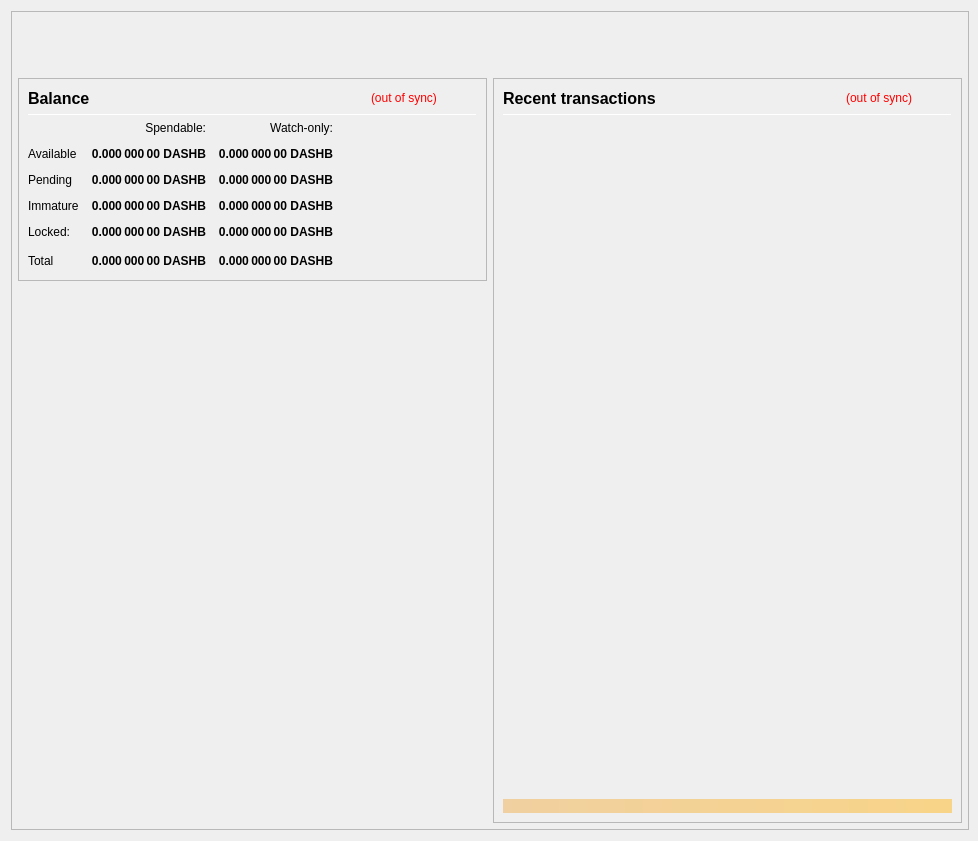
<?xml version="1.0" encoding="UTF-8"?>
<ui version="4.0">
 <class>OverviewPage</class>
 <widget class="QWidget" name="OverviewPage">
  <property name="geometry">
   <rect>
    <x>0</x>
    <y>0</y>
    <width>978</width>
    <height>841</height>
   </rect>
  </property>
  <property name="minimumSize">
   <size>
    <width>960</width>
    <height>682</height>
   </size>
  </property>
  <property name="font">
   <font>
    <weight>50</weight>
    <bold>false</bold>
   </font>
  </property>
  <property name="windowTitle">
   <string>Form</string>
  </property>
  <layout class="QVBoxLayout" name="topLayout" stretch="0">
   <property name="rightMargin">
    <number>9</number>
   </property>
   <item>
    <widget class="QFrame" name="frame_BG">
     <property name="minimumSize">
      <size>
       <width>850</width>
       <height>610</height>
      </size>
     </property>
     <property name="maximumSize">
      <size>
       <width>16777215</width>
       <height>16777215</height>
      </size>
     </property>
     <property name="frameShape">
      <enum>QFrame::StyledPanel</enum>
     </property>
     <property name="frameShadow">
      <enum>QFrame::Raised</enum>
     </property>
     <layout class="QVBoxLayout" name="verticalLayout_3" stretch="0">
      <property name="leftMargin">
       <number>0</number>
      </property>
      <property name="topMargin">
       <number>0</number>
      </property>
      <property name="rightMargin">
       <number>0</number>
      </property>
      <property name="bottomMargin">
       <number>6</number>
      </property>
      <item>
       <layout class="QVBoxLayout" name="verticalLayout_Master" stretch="0,1">
        <property name="leftMargin">
         <number>0</number>
        </property>
        <property name="topMargin">
         <number>0</number>
        </property>
        <property name="rightMargin">
         <number>0</number>
        </property>
        <property name="bottomMargin">
         <number>0</number>
        </property>
        <item>
         <widget class="QFrame" name="frame_Header">
          <layout class="QVBoxLayout" name="verticalLayout_Header" stretch="0">
           <property name="leftMargin">
            <number>0</number>
           </property>
           <property name="topMargin">
            <number>0</number>
           </property>
           <property name="rightMargin">
            <number>0</number>
           </property>
           <property name="bottomMargin">
            <number>0</number>
           </property>
           <item>
            <layout class="QHBoxLayout" name="horizontalLayout_Header" stretch="1,0">
             <property name="spacing">
              <number>6</number>
             </property>
             <item>
              <spacer name="horizontalSpacer_Header">
               <property name="orientation">
                <enum>Qt::Horizontal</enum>
               </property>
               <property name="sizeHint" stdset="0">
                <size>
                 <width>40</width>
                 <height>20</height>
                </size>
               </property>
              </spacer>
             </item>
             <item>
              <widget class="QLabel" name="labelOverviewHeaderRight">
               <property name="minimumSize">
                <size>
                 <width>464</width>
                 <height>60</height>
                </size>
               </property>
               <property name="maximumSize">
                <size>
                 <width>16777215</width>
                 <height>60</height>
                </size>
               </property>
               <property name="font">
                <font>
                 <pointsize>14</pointsize>
                </font>
               </property>
               <property name="text">
                <string/>
               </property>
               <property name="alignment">
                <set>Qt::AlignRight|Qt::AlignTrailing|Qt::AlignVCenter</set>
               </property>
              </widget>
             </item>
            </layout>
           </item>
          </layout>
         </widget>
        </item>
        <item>
         <widget class="QFrame" name="frame_Content">
          <layout class="QVBoxLayout" name="verticalLayout_Content">
           <property name="leftMargin">
            <number>6</number>
           </property>
           <property name="topMargin">
            <number>0</number>
           </property>
           <property name="rightMargin">
            <number>6</number>
           </property>
           <property name="bottomMargin">
            <number>0</number>
           </property>
           <item>
            <layout class="QHBoxLayout" name="horizontalLayout_Content" stretch="1,1">
             <property name="spacing">
              <number>6</number>
             </property>
             <item>
              <layout class="QVBoxLayout" name="verticalLayout_left" stretch="0,0">
               <item>
                <widget class="QFrame" name="frameBalances">
                 <property name="frameShape">
                  <enum>QFrame::StyledPanel</enum>
                 </property>
                 <property name="frameShadow">
                  <enum>QFrame::Raised</enum>
                 </property>
                 <layout class="QVBoxLayout" name="verticalLayout_4">
                  <item>
                   <layout class="QHBoxLayout" name="hlBalancesHeader" stretch="2,0,0">
                    <property name="spacing">
                     <number>6</number>
                    </property>
                    <item>
                     <widget class="QLabel" name="labelBalances">
                      <property name="minimumSize">
                       <size>
                        <width>0</width>
                        <height>0</height>
                       </size>
                      </property>
                      <property name="font">
                       <font>
                        <pointsize>12</pointsize>
                        <weight>75</weight>
                        <bold>true</bold>
                       </font>
                      </property>
                      <property name="text">
                       <string>Balance</string>
                      </property>
                     </widget>
                    </item>
                    <item>
                     <widget class="QLabel" name="labelWalletStatus">
                      <property name="cursor">
                       <cursorShape>WhatsThisCursor</cursorShape>
                      </property>
                      <property name="toolTip">
                       <string>The displayed information may be out of date. Your wallet automatically synchronizes with the Dash Black network after a connection is established, but this process has not completed yet.</string>
                      </property>
                      <property name="styleSheet">
                       <string notr="true">QLabel { color: red; }</string>
                      </property>
                      <property name="text">
                       <string notr="true">(out of sync)</string>
                      </property>
                      <property name="alignment">
                       <set>Qt::AlignLeading|Qt::AlignLeft|Qt::AlignVCenter</set>
                      </property>
                     </widget>
                    </item>
                    <item>
                     <spacer name="hsBalancesHeader">
                      <property name="orientation">
                       <enum>Qt::Horizontal</enum>
                      </property>
                      <property name="sizeHint" stdset="0">
                       <size>
                        <width>40</width>
                        <height>20</height>
                       </size>
                      </property>
                     </spacer>
                    </item>
                   </layout>
                  </item>
                  <item>
                   <widget class="Line" name="lineBalances">
                    <property name="minimumSize">
                     <size>
                      <width>0</width>
                      <height>1</height>
                     </size>
                    </property>
                    <property name="maximumSize">
                     <size>
                      <width>16777215</width>
                      <height>1</height>
                     </size>
                    </property>
                    <property name="orientation">
                     <enum>Qt::Horizontal</enum>
                    </property>
                   </widget>
                  </item>
                  <item>
                   <layout class="QGridLayout" name="gridLayout">
                    <property name="spacing">
                     <number>12</number>
                    </property>
                    <item row="0" column="1">
                     <widget class="QLabel" name="labelSpendable">
                      <property name="text">
                       <string>Spendable:</string>
                      </property>
                      <property name="alignment">
                       <set>Qt::AlignRight|Qt::AlignTrailing|Qt::AlignVCenter</set>
                      </property>
                     </widget>
                    </item>
                    <item row="0" column="2">
                     <widget class="QLabel" name="labelWatchonly">
                      <property name="text">
                       <string>Watch-only:</string>
                      </property>
                      <property name="alignment">
                       <set>Qt::AlignRight|Qt::AlignTrailing|Qt::AlignVCenter</set>
                      </property>
                     </widget>
                    </item>
                    <item row="1" column="0">
                     <widget class="QLabel" name="labelAvailableText">
                      <property name="text">
                       <string>Available</string>
                      </property>
                      <property name="textInteractionFlags">
                       <set>Qt::NoTextInteraction</set>
                      </property>
                     </widget>
                    </item>
                    <item row="1" column="1">
                     <widget class="QLabel" name="labelAvailable">
                      <property name="font">
                       <font>
                        <weight>75</weight>
                        <bold>true</bold>
                       </font>
                      </property>
                      <property name="cursor">
                       <cursorShape>ArrowCursor</cursorShape>
                      </property>
                      <property name="toolTip">
                       <string>Your current spendable balance</string>
                      </property>
                      <property name="text">
                       <string notr="true">0.000 000 00 DASHB</string>
                      </property>
                      <property name="alignment">
                       <set>Qt::AlignRight|Qt::AlignTrailing|Qt::AlignVCenter</set>
                      </property>
                      <property name="textInteractionFlags">
                       <set>Qt::NoTextInteraction</set>
                      </property>
                     </widget>
                    </item>
                    <item row="1" column="2">
                     <widget class="QLabel" name="labelWatchAvailable">
                      <property name="font">
                       <font>
                        <weight>75</weight>
                        <bold>true</bold>
                       </font>
                      </property>
                      <property name="cursor">
                       <cursorShape>ArrowCursor</cursorShape>
                      </property>
                      <property name="toolTip">
                       <string>Your current balance in watch-only addresses</string>
                      </property>
                      <property name="text">
                       <string notr="true">0.000 000 00 DASHB</string>
                      </property>
                      <property name="alignment">
                       <set>Qt::AlignRight|Qt::AlignTrailing|Qt::AlignVCenter</set>
                      </property>
                      <property name="textInteractionFlags">
                       <set>Qt::NoTextInteraction</set>
                      </property>
                     </widget>
                    </item>
                    <item row="2" column="0">
                     <widget class="QLabel" name="labelPendingText">
                      <property name="text">
                       <string>Pending</string>
                      </property>
                      <property name="textInteractionFlags">
                       <set>Qt::NoTextInteraction</set>
                      </property>
                     </widget>
                    </item>
                    <item row="2" column="1">
                     <widget class="QLabel" name="labelPending">
                      <property name="font">
                       <font>
                        <weight>75</weight>
                        <bold>true</bold>
                       </font>
                      </property>
                      <property name="cursor">
                       <cursorShape>ArrowCursor</cursorShape>
                      </property>
                      <property name="toolTip">
                       <string>Total of transactions that have yet to be confirmed, and do not yet count toward the spendable balance</string>
                      </property>
                      <property name="text">
                       <string notr="true">0.000 000 00 DASHB</string>
                      </property>
                      <property name="alignment">
                       <set>Qt::AlignRight|Qt::AlignTrailing|Qt::AlignVCenter</set>
                      </property>
                      <property name="textInteractionFlags">
                       <set>Qt::NoTextInteraction</set>
                      </property>
                     </widget>
                    </item>
                    <item row="2" column="2">
                     <widget class="QLabel" name="labelWatchPending">
                      <property name="font">
                       <font>
                        <weight>75</weight>
                        <bold>true</bold>
                       </font>
                      </property>
                      <property name="cursor">
                       <cursorShape>ArrowCursor</cursorShape>
                      </property>
                      <property name="toolTip">
                       <string>Unconfirmed transactions to watch-only addresses</string>
                      </property>
                      <property name="text">
                       <string notr="true">0.000 000 00 DASHB</string>
                      </property>
                      <property name="alignment">
                       <set>Qt::AlignRight|Qt::AlignTrailing|Qt::AlignVCenter</set>
                      </property>
                      <property name="textInteractionFlags">
                       <set>Qt::NoTextInteraction</set>
                      </property>
                     </widget>
                    </item>
                    <item row="3" column="0">
                     <widget class="QLabel" name="labelImmatureText">
                      <property name="text">
                       <string>Immature</string>
                      </property>
                      <property name="textInteractionFlags">
                       <set>Qt::NoTextInteraction</set>
                      </property>
                     </widget>
                    </item>
                    <item row="3" column="1">
                     <widget class="QLabel" name="labelImmature">
                      <property name="font">
                       <font>
                        <weight>75</weight>
                        <bold>true</bold>
                       </font>
                      </property>
                      <property name="cursor">
                       <cursorShape>ArrowCursor</cursorShape>
                      </property>
                      <property name="toolTip">
                       <string>Staked or masternode rewards that has not yet matured</string>
                      </property>
                      <property name="text">
                       <string notr="true">0.000 000 00 DASHB</string>
                      </property>
                      <property name="alignment">
                       <set>Qt::AlignRight|Qt::AlignTrailing|Qt::AlignVCenter</set>
                      </property>
                      <property name="textInteractionFlags">
                       <set>Qt::NoTextInteraction</set>
                      </property>
                     </widget>
                    </item>
                    <item row="3" column="2">
                     <widget class="QLabel" name="labelWatchImmature">
                      <property name="font">
                       <font>
                        <weight>75</weight>
                        <bold>true</bold>
                       </font>
                      </property>
                      <property name="cursor">
                       <cursorShape>ArrowCursor</cursorShape>
                      </property>
                      <property name="toolTip">
                       <string>Staked or masternode rewards in watch-only addresses that has not yet matured</string>
                      </property>
                      <property name="text">
                       <string notr="true">0.000 000 00 DASHB</string>
                      </property>
                      <property name="alignment">
                       <set>Qt::AlignRight|Qt::AlignTrailing|Qt::AlignVCenter</set>
                      </property>
                      <property name="textInteractionFlags">
                       <set>Qt::NoTextInteraction</set>
                      </property>
                     </widget>
                    </item>
                    <item row="4" column="0">
                     <widget class="QLabel" name="labelLockedText">
                      <property name="toolTip">
                       <string>Locked DASHB or Masternode collaterals.</string>
                      </property>
                      <property name="text">
                       <string>Locked:</string>
                      </property>
                     </widget>
                    </item>
                    <item row="4" column="1">
                     <widget class="QLabel" name="labelLocked">
                      <property name="font">
                       <font>
                        <weight>75</weight>
                        <bold>true</bold>
                       </font>
                      </property>
                      <property name="cursor">
                       <cursorShape>ArrowCursor</cursorShape>
                      </property>
                      <property name="toolTip">
                       <string>Locked DASHB or Masternode collaterals.</string>
                      </property>
                      <property name="text">
                       <string notr="true">0.000 000 00 DASHB</string>
                      </property>
                      <property name="alignment">
                       <set>Qt::AlignRight|Qt::AlignTrailing|Qt::AlignVCenter</set>
                      </property>
                      <property name="textInteractionFlags">
                       <set>Qt::NoTextInteraction</set>
                      </property>
                     </widget>
                    </item>
                    <item row="4" column="2">
                     <widget class="QLabel" name="labelWatchLocked">
                      <property name="font">
                       <font>
                        <weight>75</weight>
                        <bold>true</bold>
                       </font>
                      </property>
                      <property name="cursor">
                       <cursorShape>ArrowCursor</cursorShape>
                      </property>
                      <property name="toolTip">
                       <string>Current locked balance in watch-only addresses</string>
                      </property>
                      <property name="text">
                       <string notr="true">0.000 000 00 DASHB</string>
                      </property>
                      <property name="alignment">
                       <set>Qt::AlignRight|Qt::AlignTrailing|Qt::AlignVCenter</set>
                      </property>
                      <property name="textInteractionFlags">
                       <set>Qt::NoTextInteraction</set>
                      </property>
                     </widget>
                    </item>
                    <item row="5" column="0">
                     <widget class="QLabel" name="labelTotalText">
                      <property name="text">
                       <string>Total</string>
                      </property>
                      <property name="textInteractionFlags">
                       <set>Qt::NoTextInteraction</set>
                      </property>
                     </widget>
                    </item>
                    <item row="5" column="1">
                     <widget class="QLabel" name="labelTotal">
                      <property name="font">
                       <font>
                        <weight>75</weight>
                        <bold>true</bold>
                       </font>
                      </property>
                      <property name="cursor">
                       <cursorShape>ArrowCursor</cursorShape>
                      </property>
                      <property name="toolTip">
                       <string>Your current total balance</string>
                      </property>
                      <property name="text">
                       <string notr="true">0.000 000 00 DASHB</string>
                      </property>
                      <property name="alignment">
                       <set>Qt::AlignRight|Qt::AlignTrailing|Qt::AlignVCenter</set>
                      </property>
                      <property name="textInteractionFlags">
                       <set>Qt::NoTextInteraction</set>
                      </property>
                     </widget>
                    </item>
                    <item row="5" column="2">
                     <widget class="QLabel" name="labelWatchTotal">
                      <property name="font">
                       <font>
                        <weight>75</weight>
                        <bold>true</bold>
                       </font>
                      </property>
                      <property name="cursor">
                       <cursorShape>ArrowCursor</cursorShape>
                      </property>
                      <property name="toolTip">
                       <string>Current total balance in watch-only addresses</string>
                      </property>
                      <property name="text">
                       <string notr="true">0.000 000 00 DASHB</string>
                      </property>
                      <property name="alignment">
                       <set>Qt::AlignRight|Qt::AlignTrailing|Qt::AlignVCenter</set>
                      </property>
                      <property name="textInteractionFlags">
                       <set>Qt::NoTextInteraction</set>
                      </property>
                     </widget>
                    </item>
                    <item row="5" column="3">
                     <spacer name="hsBalances">
                      <property name="orientation">
                       <enum>Qt::Horizontal</enum>
                      </property>
                      <property name="sizeHint" stdset="0">
                       <size>
                        <width>40</width>
                        <height>20</height>
                       </size>
                      </property>
                     </spacer>
                    </item>
                   </layout>
                  </item>
                 </layout>
                </widget>
               </item>
               <item>
                <spacer name="verticalSpacer">
                 <property name="orientation">
                  <enum>Qt::Vertical</enum>
                 </property>
                 <property name="sizeHint" stdset="0">
                  <size>
                   <width>20</width>
                   <height>40</height>
                  </size>
                 </property>
                </spacer>
               </item>
              </layout>
             </item>
             <item>
              <layout class="QVBoxLayout" name="verticalLayout_right" stretch="1">
               <item>
                <widget class="QFrame" name="frame_RecentTransactions">
                 <property name="minimumSize">
                  <size>
                   <width>0</width>
                   <height>0</height>
                  </size>
                 </property>
                 <property name="frameShape">
                  <enum>QFrame::StyledPanel</enum>
                 </property>
                 <property name="frameShadow">
                  <enum>QFrame::Raised</enum>
                 </property>
                 <layout class="QVBoxLayout" name="verticalLayout_1" stretch="0,0,0,0,0">
                  <item>
                   <layout class="QHBoxLayout" name="horizontalLayout_2" stretch="2,0,0">
                    <property name="spacing">
                     <number>3</number>
                    </property>
                    <item>
                     <widget class="QLabel" name="labelRecentTransactions">
                      <property name="minimumSize">
                       <size>
                        <width>0</width>
                        <height>20</height>
                       </size>
                      </property>
                      <property name="font">
                       <font>
                        <pointsize>12</pointsize>
                        <weight>75</weight>
                        <bold>true</bold>
                       </font>
                      </property>
                      <property name="text">
                       <string>Recent transactions</string>
                      </property>
                     </widget>
                    </item>
                    <item>
                     <widget class="QLabel" name="labelTransactionsStatus">
                      <property name="cursor">
                       <cursorShape>WhatsThisCursor</cursorShape>
                      </property>
                      <property name="toolTip">
                       <string>The displayed information may be out of date. Your wallet automatically synchronizes with the Dash Black network after a connection is established, but this process has not completed yet.</string>
                      </property>
                      <property name="styleSheet">
                       <string notr="true">QLabel { color: red; }</string>
                      </property>
                      <property name="text">
                       <string notr="true">(out of sync)</string>
                      </property>
                      <property name="alignment">
                       <set>Qt::AlignRight|Qt::AlignTrailing|Qt::AlignVCenter</set>
                      </property>
                     </widget>
                    </item>
                    <item>
                     <spacer name="horizontalSpacer">
                      <property name="orientation">
                       <enum>Qt::Horizontal</enum>
                      </property>
                      <property name="sizeHint" stdset="0">
                       <size>
                        <width>40</width>
                        <height>20</height>
                       </size>
                      </property>
                     </spacer>
                    </item>
                   </layout>
                  </item>
                  <item>
                   <widget class="Line" name="line">
                    <property name="minimumSize">
                     <size>
                      <width>0</width>
                      <height>1</height>
                     </size>
                    </property>
                    <property name="maximumSize">
                     <size>
                      <width>16777215</width>
                      <height>1</height>
                     </size>
                    </property>
                    <property name="orientation">
                     <enum>Qt::Horizontal</enum>
                    </property>
                   </widget>
                  </item>
                  <item>
                   <widget class="QListView" name="listTransactions">
                    <property name="minimumSize">
                     <size>
                      <width>0</width>
                      <height>0</height>
                     </size>
                    </property>
                    <property name="styleSheet">
                     <string notr="true">QListView { background: transparent; }</string>
                    </property>
                    <property name="frameShape">
                     <enum>QFrame::NoFrame</enum>
                    </property>
                    <property name="verticalScrollBarPolicy">
                     <enum>Qt::ScrollBarAlwaysOff</enum>
                    </property>
                    <property name="horizontalScrollBarPolicy">
                     <enum>Qt::ScrollBarAlwaysOff</enum>
                    </property>
                    <property name="selectionMode">
                     <enum>QAbstractItemView::NoSelection</enum>
                    </property>
                   </widget>
                  </item>
                  <item>
                   <spacer name="verticalSpacer_2">
                    <property name="orientation">
                     <enum>Qt::Vertical</enum>
                    </property>
                    <property name="sizeType">
                     <enum>QSizePolicy::Expanding</enum>
                    </property>
                    <property name="sizeHint" stdset="0">
                     <size>
                      <width>20</width>
                      <height>40</height>
                     </size>
                    </property>
                   </spacer>
                  </item>
                  <item>
                   <widget class="QLabel" name="labelAlerts">
                    <property name="maximumSize">
                     <size>
                      <width>16777215</width>
                      <height>16777215</height>
                     </size>
                    </property>
                    <property name="styleSheet">
                     <string notr="true">background-color: qlineargradient(x1: 0, y1: 0, x2: 1, y2: 0, stop:0 #F0D0A0, stop:1 #F8D488); color:#000000;</string>
                    </property>
                    <property name="text">
                     <string/>
                    </property>
                    <property name="wordWrap">
                     <bool>true</bool>
                    </property>
                    <property name="margin">
                     <number>3</number>
                    </property>
                   </widget>
                  </item>
                 </layout>
                </widget>
               </item>
              </layout>
             </item>
            </layout>
           </item>
          </layout>
         </widget>
        </item>
       </layout>
      </item>
     </layout>
    </widget>
   </item>
  </layout>
 </widget>
 <resources/>
 <connections/>
</ui>
